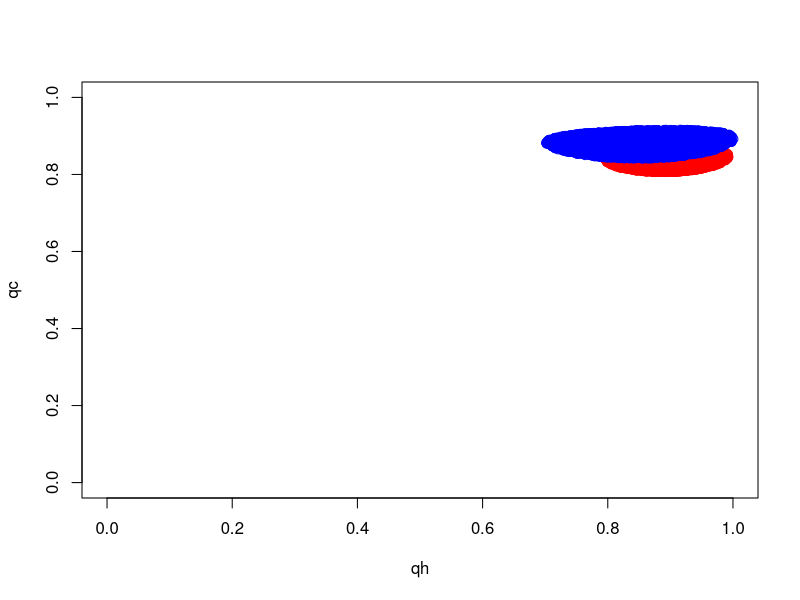
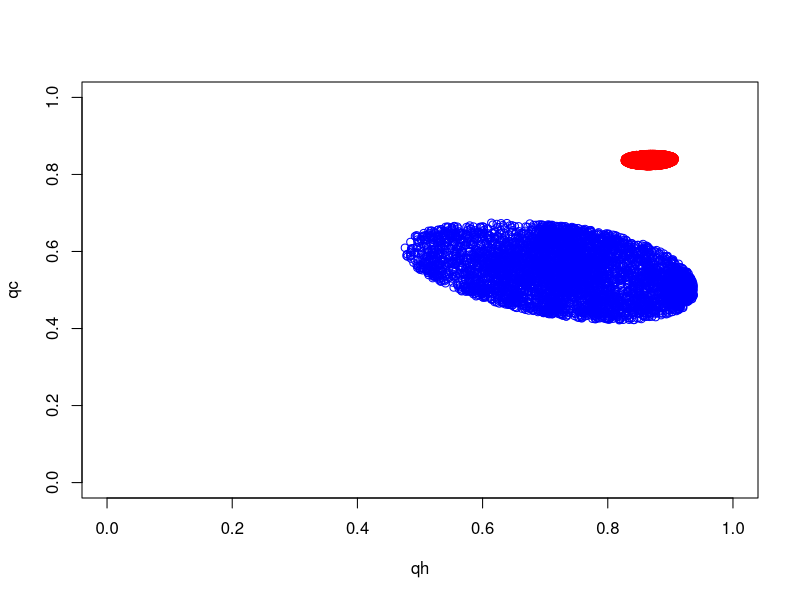

Here is the R script that generated these plots, in order:
## ---- chunk 1
knitr::opts_chunk$set(echo = TRUE)
## ---- chunk 2
A1 = matrix(c(66,87,25,22,4,13,14,15,9,4,0,4,4,9,1,0,0,4,3,1,0,0,0,1,1,0,0,0,0,0), nrow=6, ncol=5, byrow=TRUE)

A2 = matrix(c(44,62,47,38,9,10,13,8,11,5,0,9,2,7,3,0,0,3,5,1,0,0,0,1,0,0,0,0,0,1), nrow=6, ncol=5, byrow=TRUE)

B1 = matrix(c(9,12,18,9,4,1,6,6,4,3,0,2,3,4,0,0,0,1,3,2,0,0,0,0,0,0,0,0,0,0), nrow=6, ncol=5, byrow=TRUE)

B2 = matrix(c(15,12,4,11,17,4,0,21,4,0,0,5), nrow=4, ncol=3, byrow=TRUE)
## ---- chunk 3
A1 = sweep(A1, 2, colSums(A1), "/")
A2 = sweep(A2, 2, colSums(A2), "/")
B1 = sweep(B1, 2, colSums(B1), "/")
B2 = sweep(B2, 2, colSums(B2), "/")
## ---- chunk 4
set.seed(610)
## ---- chunk 5
generate_abc_sample = function(observed_data,
                               prior_distribution,
                               data_generating_function,
                               distance,
                               epsilon) {
    while(TRUE) {
        theta = prior_distribution()
        y = data_generating_function(observed_data, theta[1], theta[2])
        if(distance(y, observed_data) < epsilon) {
            return(theta)
        }
    }
}
## ---- chunk 6
prior_distribution = function() runif(2)
## ---- chunk 7
data_generating_function = function(observed_data, qc, qh){
    Nrow = nrow(observed_data)
    Ncol = ncol(observed_data)
    w = matrix(rep(0, Nrow*Ncol), nrow = Nrow, ncol=Ncol)
    for (s in 1:Ncol){
        for (i in 1:Nrow){
            j = i-1
            if (j > s){
                w[i,s] = 0
            } else if (i == 1){
                w[i,s] = qc^s
            } else if (j < s) {
                w[i,s] = choose(s,j) * w[i,j] * (qc * qh^j)^(s-j)
            } else {
                #w[i,s] = 1- (colSums(w)[s]-w[i,s])
                w[i,s] = 1 - sum(w[1:i-1, s])
            } 
        }
        
    }
    return(w)
}
## ---- chunk 8
distance = function(matrix, data){
    dist = sqrt(sum((matrix - data)^2))
    return(dist)
}
## ---- chunk 9
generate_abc_sample2 = function(observed_data, 
                                population,
                                data_generating_function,
                                distance,
                                epsilon) {
    while(TRUE) {
        theta = population[, sample(ncol(population), 1, replace=TRUE)]
        theta[1] = rnorm(1, mean=theta[1], sd=0.01)
        theta[2] = rnorm(1, mean=theta[2], sd=0.01)
        y = data_generating_function(observed_data, theta[1], theta[2])
        if(distance(y, observed_data) < epsilon) {
            return(theta)
        }
    }
}
## ---- chunk 10
ABC_SMC_sample = function(observed_data){
    epsilon = seq(1, 0.32, -0.04)
    N = 5000
    for (i in 1: length(epsilon)){
        if (i == 1){
             posterior_samples = replicate(n=N, generate_abc_sample(
                 observed_data, 
                 prior_distribution, 
                 data_generating_function, 
                 distance, epsilon[i]))
            
        } else{
            posterior_samples = replicate(n=N, generate_abc_sample2(
                 observed_data, 
                 population = posterior_samples,
                 data_generating_function, 
                 distance, epsilon[i]))
        }
       
    }
    return(posterior_samples)
}


## ---- chunk 11
q_A1 =ABC_SMC_sample(A1)
q_A2 =ABC_SMC_sample(A2)
q_B1 =ABC_SMC_sample(B1)
q_B2 =ABC_SMC_sample(B2)
## ---- chunk 12
plot(x = q_A1[2, ], y = q_A1[1, ], type = "p", col = "red", xlim = c(0,1), ylim = c(0,1), xlab = "qh", ylab = "qc")
points(x = q_A2[2, ], y = q_A2[1, ], type = "p", col = "blue", xlim = c(0,1), ylim = c(0,1))


plot(x = q_B1[2, ], y = q_B1[1, ], type = "p", col = "red", xlim = c(0,1), ylim = c(0,1), xlab = "qh", ylab = "qc")
points(x = q_B2[2, ], y = q_B2[1, ], type = "p", col = "blue", xlim = c(0,1), ylim = c(0,1))

